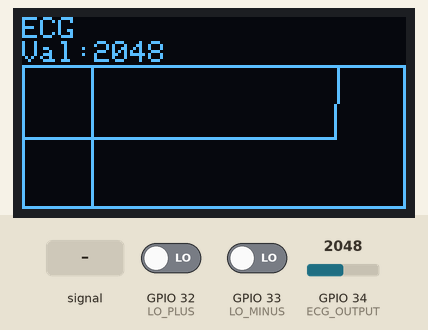
Simulated run of this sketch. Board: ESP32. On the bench: 128×64 one-colour display. Inputs (shaded band) come from the test bench; at power-on: GPIO 32 (LO_PLUS) LOW, GPIO 34 (ECG_OUTPUT) = 2048, GPIO 33 (LO_MINUS) LOW. What the sketch prints to the serial monitor is not drawn.

Above: at 3.2 s.
3.3 s: GPIO 32 (LO_PLUS) driven HIGH
At 4.5 s:
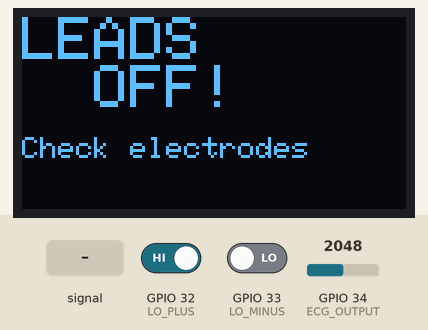
4.8 s: GPIO 32 (LO_PLUS) driven LOW
At 5.3 s:
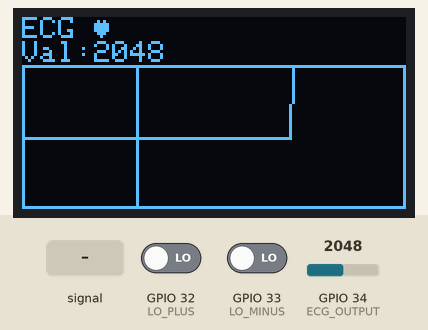
6.3 s: GPIO 34 (ECG_OUTPUT) fed a 200 Hz sine of ±327 counts around its level
At 6.53 s:
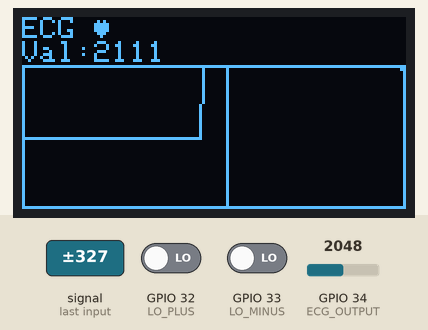
7.8 s: GPIO 34 (ECG_OUTPUT) set to 2866
At 8.36 s:
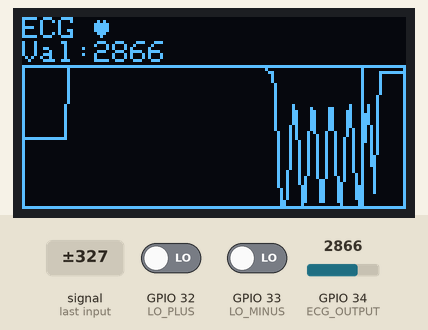
9.4 s: GPIO 34 (ECG_OUTPUT) fed a 1000 Hz sine of ±1023 counts around its level
At 10.2 s:
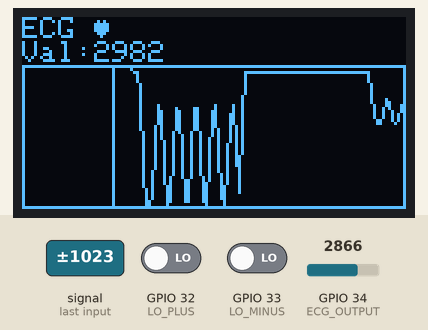
11.2 s: GPIO 34 (ECG_OUTPUT) set to 3603
At 11.43 s:
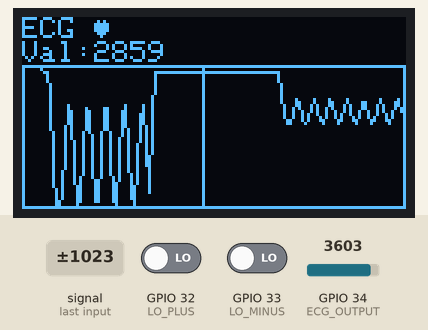
Timing chart, 0 to 13.7 s (numbered marks = the images above; inputs shaded):
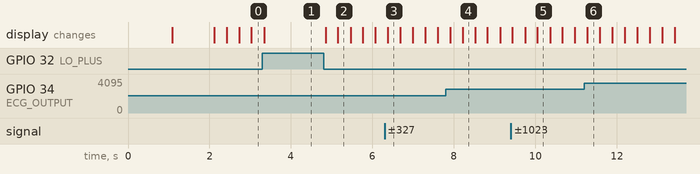

Measured:
- after the input at 3.3 s, the display: changes at once (image 1)
- after the input at 4.8 s, the display: first changes after 0.05 s (image 2 shows a later state)

The sketch:

esp_ad_oled_combine_code.ino
```cpp
#include <Wire.h>
#include <Adafruit_GFX.h>
#include <Adafruit_SSD1306.h>

// OLED Display settings
#define SCREEN_WIDTH 128
#define SCREEN_HEIGHT 64
#define OLED_RESET -1
Adafruit_SSD1306 display(SCREEN_WIDTH, SCREEN_HEIGHT, &Wire, OLED_RESET);

// AD8232 Pin definitions
#define ECG_OUTPUT 34  // Analog pin for ECG signal
#define LO_PLUS 32     // Leads-off detection +
#define LO_MINUS 33    // Leads-off detection -

// Graph settings
#define GRAPH_HEIGHT 48
#define GRAPH_Y_START 16
int ecgBuffer[SCREEN_WIDTH];  // Buffer to store ECG values
int bufferIndex = 0;

// Signal processing
int baseline = 2048;  // Mid-point of 12-bit ADC
int minVal = 4095;
int maxVal = 0;
int sampleCount = 0;

// Simple moving average filter
#define FILTER_SIZE 5
int filterBuffer[FILTER_SIZE];
int filterIndex = 0;

int getFilteredValue(int newValue) {
  filterBuffer[filterIndex] = newValue;
  filterIndex = (filterIndex + 1) % FILTER_SIZE;

  long sum = 0;
  for(int i = 0; i < FILTER_SIZE; i++) {
    sum += filterBuffer[i];
  }
  return sum / FILTER_SIZE;
}

void setup() {
  Serial.begin(115200);

  // Initialize AD8232 pins
  pinMode(LO_PLUS, INPUT);
  pinMode(LO_MINUS, INPUT);

  // Initialize OLED
  if(!display.begin(SSD1306_SWITCHCAPVCC, 0x3C)) {
    Serial.println(F("SSD1306 allocation failed"));
    for(;;);
  }

  display.clearDisplay();
  display.setTextSize(1);
  display.setTextColor(SSD1306_WHITE);
  display.setCursor(0, 0);
  display.println("ECG Monitor");
  display.println("Calibrating...");
  display.display();

  // Initialize filter buffer
  for(int i = 0; i < FILTER_SIZE; i++) {
    filterBuffer[i] = 2048;
  }

  // Calibrate baseline - read 100 samples
  long sum = 0;
  for(int i = 0; i < 100; i++) {
    sum += analogRead(ECG_OUTPUT);
    delay(10);
  }
  baseline = sum / 100;

  // Initialize buffer with center values
  for(int i = 0; i < SCREEN_WIDTH; i++) {
    ecgBuffer[i] = GRAPH_Y_START + GRAPH_HEIGHT / 2;
  }

  display.clearDisplay();
  display.setCursor(0, 0);
  display.println("Ready!");
  display.print("Baseline: ");
  display.println(baseline);
  display.display();
  delay(1000);

  Serial.println("ECG Monitor Started");
  Serial.print("Baseline: ");
  Serial.println(baseline);
}

void loop() {
  // Check if leads are properly connected
  if((digitalRead(LO_PLUS) == 1) || (digitalRead(LO_MINUS) == 1)) {
    // Leads off detected
    display.clearDisplay();
    display.setCursor(0, 0);
    display.setTextSize(2);
    display.println("LEADS");
    display.println("  OFF!");
    display.setTextSize(1);
    display.println("");
    display.println("Check electrodes");
    display.display();
    Serial.println("Leads off!");
    delay(100);
    return;
  }

  // Read and filter ECG value
  int rawValue = analogRead(ECG_OUTPUT);
  int ecgValue = getFilteredValue(rawValue);

  // Track min/max for auto-scaling
  sampleCount++;
  if(ecgValue < minVal) minVal = ecgValue;
  if(ecgValue > maxVal) maxVal = ecgValue;

  // Reset min/max every 500 samples for adaptive scaling
  if(sampleCount >= 500) {
    sampleCount = 0;
    minVal = 4095;
    maxVal = 0;
  }

  // Print to Serial for Serial Plotter
  Serial.println(ecgValue);

  // Map ECG value to graph height with adaptive scaling
  int range = maxVal - minVal;
  if(range < 100) range = 100;  // Minimum range to avoid division issues

  int yPos = map(ecgValue, minVal, maxVal, GRAPH_Y_START + GRAPH_HEIGHT - 2, GRAPH_Y_START + 2);
  yPos = constrain(yPos, GRAPH_Y_START, GRAPH_Y_START + GRAPH_HEIGHT);

  // Store in buffer
  ecgBuffer[bufferIndex] = yPos;
  bufferIndex++;
  if(bufferIndex >= SCREEN_WIDTH) {
    bufferIndex = 0;
  }

  // Clear display
  display.clearDisplay();

  // Display header with heart rate indicator
  display.setTextSize(1);
  display.setCursor(0, 0);
  display.print("ECG ");

  // Simple heart symbol
  if((millis() / 100) % 10 < 5) {
    display.print((char)3);  // Heart character
  }

  // Display value
  display.setCursor(0, 8);
  display.print("Val:");
  display.print(ecgValue);

  // Draw graph border
  display.drawRect(0, GRAPH_Y_START, SCREEN_WIDTH, GRAPH_HEIGHT, SSD1306_WHITE);

  // Draw complete ECG waveform
  for(int i = 1; i < SCREEN_WIDTH - 1; i++) {
    int currentIndex = (bufferIndex + i) % SCREEN_WIDTH;
    int nextIndex = (bufferIndex + i + 1) % SCREEN_WIDTH;

    // Only draw if within bounds
    if(ecgBuffer[currentIndex] >= GRAPH_Y_START &&
       ecgBuffer[currentIndex] <= GRAPH_Y_START + GRAPH_HEIGHT &&
       ecgBuffer[nextIndex] >= GRAPH_Y_START &&
       ecgBuffer[nextIndex] <= GRAPH_Y_START + GRAPH_HEIGHT) {
      display.drawLine(i, ecgBuffer[currentIndex], i + 1, ecgBuffer[nextIndex], SSD1306_WHITE);
    }
  }

  // Draw vertical line at current position (sweeping line)
  display.drawLine(bufferIndex, GRAPH_Y_START + 1, bufferIndex, GRAPH_Y_START + GRAPH_HEIGHT - 1, SSD1306_WHITE);

  display.display();

  delay(15); // Adjust for sampling rate (~66 Hz)
}
```
